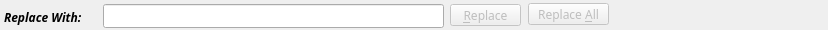
<ui version="4.0" >
 <author></author>
 <comment></comment>
 <exportmacro></exportmacro>
 <class>Form</class>
 <widget class="QWidget" name="Form" >
  <property name="enabled" >
   <bool>true</bool>
  </property>
  <property name="geometry" >
   <rect>
    <x>0</x>
    <y>0</y>
    <width>828</width>
    <height>30</height>
   </rect>
  </property>
  <property name="sizePolicy" >
   <sizepolicy>
    <hsizetype>5</hsizetype>
    <vsizetype>4</vsizetype>
    <horstretch>0</horstretch>
    <verstretch>0</verstretch>
   </sizepolicy>
  </property>
  <property name="minimumSize" >
   <size>
    <width>800</width>
    <height>30</height>
   </size>
  </property>
  <property name="maximumSize" >
   <size>
    <width>16777215</width>
    <height>30</height>
   </size>
  </property>
  <property name="contextMenuPolicy" >
   <enum>Qt::DefaultContextMenu</enum>
  </property>
  <property name="windowTitle" >
   <string/>
  </property>
  <widget class="QFrame" name="frame" >
   <property name="geometry" >
    <rect>
     <x>-1</x>
     <y>0</y>
     <width>800</width>
     <height>35</height>
    </rect>
   </property>
   <property name="sizePolicy" >
    <sizepolicy>
     <hsizetype>5</hsizetype>
     <vsizetype>4</vsizetype>
     <horstretch>0</horstretch>
     <verstretch>0</verstretch>
    </sizepolicy>
   </property>
   <property name="minimumSize" >
    <size>
     <width>800</width>
     <height>35</height>
    </size>
   </property>
   <property name="maximumSize" >
    <size>
     <width>16777215</width>
     <height>30</height>
    </size>
   </property>
   <property name="frameShape" >
    <enum>QFrame::NoFrame</enum>
   </property>
   <property name="frameShadow" >
    <enum>QFrame::Plain</enum>
   </property>
   <widget class="QPushButton" name="findNext" >
    <property name="enabled" >
     <bool>false</bool>
    </property>
    <property name="geometry" >
     <rect>
      <x>451</x>
      <y>4</y>
      <width>71</width>
      <height>22</height>
     </rect>
    </property>
    <property name="font" >
     <font>
      <family>Sans Serif</family>
      <pointsize>9</pointsize>
      <weight>50</weight>
      <italic>false</italic>
      <bold>false</bold>
      <underline>false</underline>
      <strikeout>false</strikeout>
     </font>
    </property>
    <property name="text" >
     <string>&amp;Replace</string>
    </property>
    <property name="icon" >
     <iconset/>
    </property>
    <property name="flat" >
     <bool>false</bool>
    </property>
   </widget>
   <widget class="QPushButton" name="findPrevious" >
    <property name="enabled" >
     <bool>false</bool>
    </property>
    <property name="geometry" >
     <rect>
      <x>529</x>
      <y>3</y>
      <width>81</width>
      <height>22</height>
     </rect>
    </property>
    <property name="font" >
     <font>
      <family>Sans Serif</family>
      <pointsize>9</pointsize>
      <weight>50</weight>
      <italic>false</italic>
      <bold>false</bold>
      <underline>false</underline>
      <strikeout>false</strikeout>
     </font>
    </property>
    <property name="text" >
     <string>Replace &amp;All</string>
    </property>
    <property name="icon" >
     <iconset/>
    </property>
    <property name="flat" >
     <bool>false</bool>
    </property>
   </widget>
   <widget class="QLabel" name="lblFind" >
    <property name="geometry" >
     <rect>
      <x>5</x>
      <y>6</y>
      <width>95</width>
      <height>22</height>
     </rect>
    </property>
    <property name="sizeIncrement" >
     <size>
      <width>0</width>
      <height>0</height>
     </size>
    </property>
    <property name="font" >
     <font>
      <family>Sans Serif</family>
      <pointsize>9</pointsize>
      <weight>75</weight>
      <italic>true</italic>
      <bold>true</bold>
      <underline>false</underline>
      <strikeout>false</strikeout>
     </font>
    </property>
    <property name="text" >
     <string>Replace With:</string>
    </property>
   </widget>
   <widget class="QLineEdit" name="lineEdit" >
    <property name="geometry" >
     <rect>
      <x>104</x>
      <y>4</y>
      <width>341</width>
      <height>24</height>
     </rect>
    </property>
   </widget>
  </widget>
 </widget>
 <pixmapfunction></pixmapfunction>
 <resources/>
 <connections/>
</ui>
